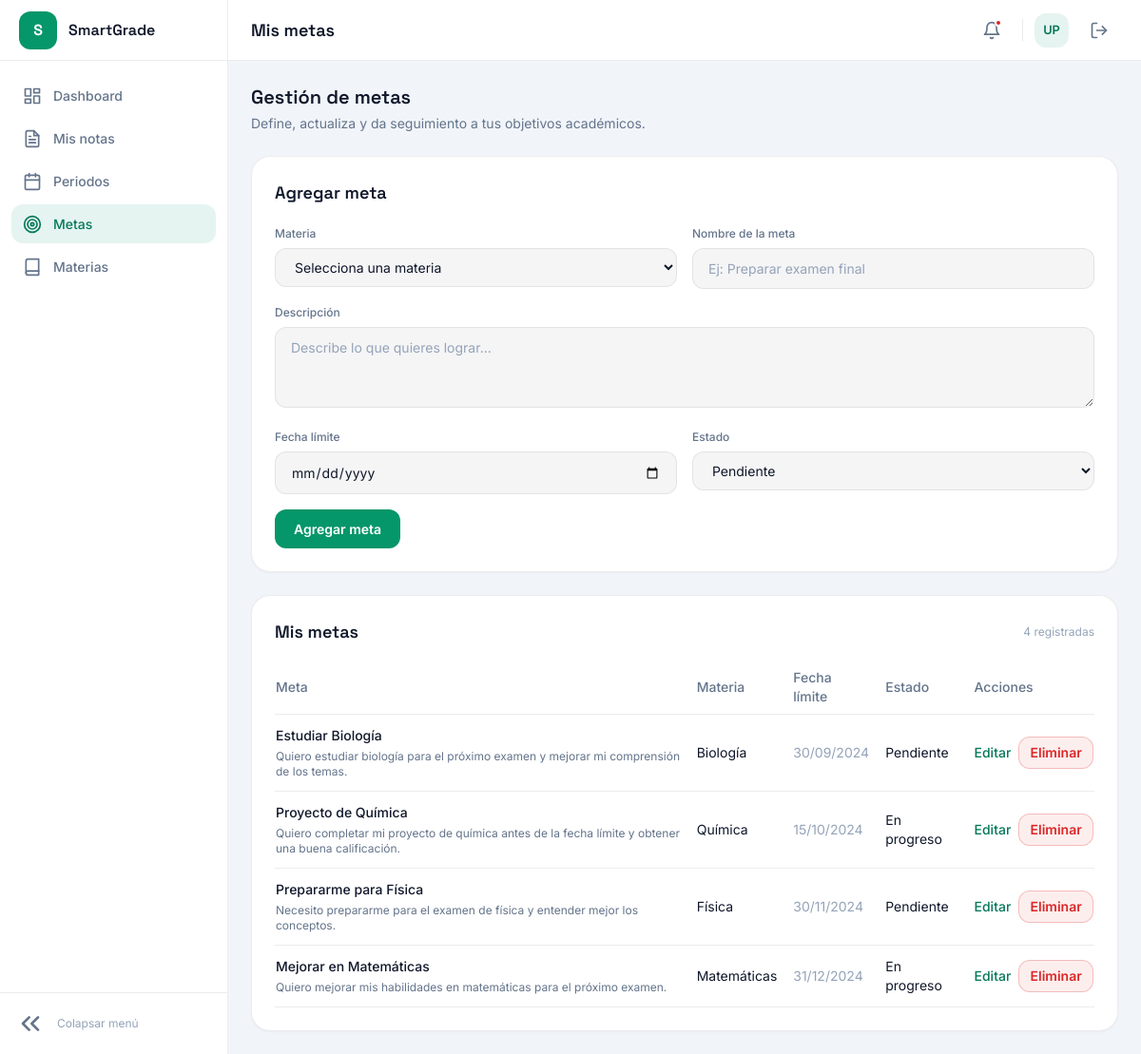
/views/goals/index.php (signed in), run on the app's committed database.
### tables this page shows
CREATE TABLE IF NOT EXISTS goals (
    id INT AUTO_INCREMENT PRIMARY KEY,
    user_id INT NOT NULL,
    subject_id INT NOT NULL,
    name VARCHAR(100) NOT NULL,
    description TEXT,
    target_date DATE,
    status ENUM(
        'pending',
        'in_progress',
        'completed'
    ) DEFAULT 'pending',
    created_at TIMESTAMP DEFAULT CURRENT_TIMESTAMP,
    updated_at TIMESTAMP DEFAULT CURRENT_TIMESTAMP ON UPDATE CURRENT_TIMESTAMP,
    FOREIGN KEY (user_id) REFERENCES users (id) ON DELETE CASCADE,
    FOREIGN KEY (subject_id) REFERENCES subjets (id) ON DELETE CASCADE
);

CREATE TABLE IF NOT EXISTS subjets (
    id INT AUTO_INCREMENT PRIMARY KEY,
    name VARCHAR(100) NOT NULL,
    user_id INT NOT NULL,
    teacher_name VARCHAR(100) NOT NULL,
    created_at TIMESTAMP DEFAULT CURRENT_TIMESTAMP,
    FOREIGN KEY (user_id) REFERENCES users (id) ON DELETE CASCADE
);

### logic/goals/read.php (called while the page is built, shortened)
<?php
if (!function_exists('getUserGoals')) {
    function getUserGoals(PDO $pdo, int $user_id): array
    {
        $stmt = $pdo->prepare(
            'SELECT
                g.id,
                g.subject_id,
                g.name,
                g.description,
                g.target_date,
                g.status,
                g.created_at,
                s.name AS subject_name
            FROM goals g
            INNER JOIN subjets s ON s.id = g.subject_id
            WHERE g.user_id = :user_id
              AND s.user_id = :user_id
            ORDER BY
                CASE WHEN g.target_date IS NULL THEN 1 ELSE 0 END,
                g.target_date ASC,
                g.created_at DESC'
        );
        $stmt->execute(['user_id' => $user_id]);
        return $stmt->fetchAll();
    }
}

### views/goals/index.php (the view, shortened to what this page needs)
<?php
require_once __DIR__ . '/../../logic/db.php';
require_once __DIR__ . '/../../logic/goals/read.php';
$user_id = (int) $_SESSION['user_id'];
$old = $_SESSION['goals_old'] ?? [
    'subject_id' => '',
    'name' => '',
    'description' => '',
    'target_date' => '',
    'status' => 'pending',
];
$goals = getUserGoals($pdo, $user_id);
$subjects = getUserGoalSubjects($pdo, $user_id);
$status_labels = [
    'pending' => 'Pendiente',
    'in_progress' => 'En progreso',
    'completed' => 'Completada',
];
?>
<!DOCTYPE html>
<html lang="es">
<head>
    <?php include __DIR__ . '/../header.php'; ?>
</head>
<body>
    <div class="app-shell">
        <?php include __DIR__ . '/../partials/sidebar.php'; ?>
        <div class="main-content">
            <?php include __DIR__ . '/../partials/topbar.php'; ?>
            <main class="p-6 space-y-6">
                <div>
                    <h2 class="font-display text-xl font-semibold text-heading">Gestión de metas</h2>
                    <p class="text-muted text-sm mt-1">Define, actualiza y da seguimiento a tus objetivos académicos.</p>
                </div>
                <?php if (empty($subjects)): ?>
                    <div class="alert alert-error">Registra al menos una materia antes de agregar una meta.</div>
                <?php else: ?>
                    <section class="card p-6">
                        <h3 class="font-display text-lg font-semibold text-heading mb-5">Agregar meta</h3>
                        <form action="../../logic/goals/create.php" method="POST" class="grid md:grid-cols-2 gap-4" novalidate>
                            <div>
                                <label for="subject_id" class="field-label">Materia</label>
                                <select id="subject_id" name="subject_id" required class="input">
                                    <option value="">Selecciona una materia</option>
                                </select>
                            </div>
                            <div>
                                <label for="name" class="field-label">Nombre de la meta</label>
                                <input type="text" id="name" name="name" maxlength="100" required placeholder="Ej: Preparar examen final" value="<?= htmlspecialchars($old['name'], ENT_QUOTES, 'UTF-8') ?>" class="input">
                            </div>
                            <div class="md:col-span-2">
                                <label for="description" class="field-label">Descripción</label>
                                <textarea id="description" name="description" rows="3" placeholder="Describe lo que quieres lograr..." class="input"><?= htmlspecialchars($old['description'], ENT_QUOTES, 'UTF-8') ?></textarea>
                            </div>
                            <div>
                                <label for="target_date" class="field-label">Fecha límite</label>
                                <input type="date" id="target_date" name="target_date" value="<?= htmlspecialchars($old['target_date'], ENT_QUOTES, 'UTF-8') ?>" class="input">
                            </div>
                            <div>
                                <label for="status" class="field-label">Estado</label>
                                <select id="status" name="status" class="input">
                                    <?php foreach ($status_labels as $status => $label): ?>
                                        <option value="<?= $status ?>" <?= $old['status'] === $status ? 'selected' : '' ?>><?= $label ?></option>
                                    <?php endforeach; ?>
                                </select>
                            </div>
                            <div class="md:col-span-2">
                                <button type="submit" class="btn btn-primary" style="width: auto;">Agregar meta</button>
                            </div>
                        </form>
                    </section>
                <?php endif; ?>
                <section class="card p-6">
                    <div class="flex items-center justify-between gap-3 flex-wrap mb-4">
                        <h3 class="font-display text-lg font-semibold text-heading">Mis metas</h3>
                        <span class="text-xs text-dim"><?= count($goals) ?> registradas</span>
                    </div>
                    <?php if (empty($goals)): ?>
                        <p class="text-sm text-muted">Aún no tienes metas registradas.</p>
                    <?php else: ?>
                        <div class="overflow-x-auto">
                            <table class="w-full text-sm">
                                <thead>
                                    <tr class="text-left text-muted border-b" style="border-color: var(--color-border);">
                                        <th class="py-2 pr-4 font-medium">Meta</th>
                                        <th class="py-2 pr-4 font-medium">Materia</th>
                                        <th class="py-2 pr-4 font-medium">Fecha límite</th>
                                        <th class="py-2 pr-4 font-medium">Estado</th>
                                        <th class="py-2 font-medium">Acciones</th>
                                    </tr>
                                </thead>
                                <tbody>
                                    <?php foreach ($goals as $goal): ?>
                                        <tr class="border-b" style="border-color: var(--color-border);">
                                            <td class="py-3 pr-4 text-heading">
                                                <div class="font-medium"><?= htmlspecialchars($goal['name'], ENT_QUOTES, 'UTF-8') ?></div>
                                                <?php if (!empty($goal['description'])): ?>
                                                    <div class="text-xs text-muted mt-1"><?= htmlspecialchars($goal['description'], ENT_QUOTES, 'UTF-8') ?></div>
                                                <?php endif; ?>
                                            </td>
                                            <td class="py-3 pr-4"><?= htmlspecialchars($goal['subject_name'], ENT_QUOTES, 'UTF-8') ?></td>
                                            <td class="py-3 pr-4 text-dim"><?= $goal['target_date'] ? htmlspecialchars(date('d/m/Y', strtotime($goal['target_date'])), ENT_QUOTES, 'UTF-8') : 'Sin fecha' ?></td>
                                            <td class="py-3 pr-4"><?= htmlspecialchars($status_labels[$goal['status']] ?? $goal['status'], ENT_QUOTES, 'UTF-8') ?></td>
                                            <td class="py-3">
                                                <div class="flex items-center gap-2">
                                                    <a href="edit.php?id=<?= (int) $goal['id'] ?>" class="text-sm link-accent">Editar</a>
                                                    <form action="../../logic/goals/delete.php" method="POST" onsubmit="return confirm('¿Seguro que deseas eliminar esta meta?');">
                                                        <button type="submit" class="btn btn-danger-ghost" style="padding: 0.35rem 0.7rem;">Eliminar</button>
                                                    </form>
                                                </div>
                                            </td>
                                        </tr>
                                    <?php endforeach; ?>
                                </tbody>
                            </table>
                        </div>
                    <?php endif; ?>
                </section>
            </main>
        </div>
    </div>
</body>
</html>

### views/css/styles.css (style rules this page uses)
:root { --color-bg: #f1f5f9; --color-surface: #ffffff; --color-surface-alt: #f8fafc; --color-border: rgba(15, 23, 42, 0.08); --color-border-focus: var(--color-primary); --color-text: #0f172a; --color-text-muted: #64748b; --color-text-dim: #94a3b8; --color-text-inverse: #ffffff; --color-primary: #059669; --color-primary-hover: #047857; --color-primary-soft: rgba(5, 150, 105, 0.1); --color-danger: #dc2626; --color-danger-border: rgba(220, 38, 38, 0.25); --color-danger-bg: rgba(220, 38, 38, 0.08); --color-success: #059669; --color-success-border: rgba(5, 150, 105, 0.25); --color-success-bg: rgba(5, 150, 105, 0.08); --color-overlay-soft: rgba(15, 23, 42, 0.04); --color-overlay-medium: rgba(15, 23, 42, 0.06); --font-body: "Inter", sans-serif; --font-display: "Space Grotesk", sans-serif; --radius-sm: 0.375rem; --radius-md: 0.5rem; --radius-lg: 0.75rem; --radius-xl: 1rem; --radius-2xl: 1.25rem; --input-padding-y: 0.625rem; --input-padding-x: 1rem; --transition-fast: 150ms ease; }
body { font-family: var(--font-body); background-color: var(--color-bg); color: var(--color-text); }
.font-display { font-family: var(--font-display); }
.card { background-color: var(--color-surface); border: 1px solid var(--color-border); border-radius: var(--radius-2xl); }
.field-label { display: block; font-size: 0.75rem; font-weight: 500; color: var(--color-text-muted); margin-bottom: 0.375rem; }
.input { width: 100%; background-color: var(--color-overlay-soft); border: 1px solid var(--color-border); border-radius: var(--radius-lg); padding: var(--input-padding-y) var(--input-padding-x); font-size: 0.875rem; color: var(--color-text); transition: border-color var(--transition-fast), box-shadow var(--transition-fast); }
.input::placeholder { color: var(--color-text-dim); }
.btn { display: inline-flex; align-items: center; justify-content: center; font-weight: 600; font-size: 0.875rem; border-radius: var(--radius-lg); padding: var(--input-padding-y) 1.25rem; transition: background-color var(--transition-fast), transform var(--transition-fast); cursor: pointer; border: none; }
.btn-primary { background-color: var(--color-primary); color: var(--color-text-inverse); width: 100%; }
.btn-danger-ghost { background-color: var(--color-danger-bg); border: 1px solid var(--color-danger-border); color: var(--color-danger); }
.link-accent { color: var(--color-primary-hover); font-weight: 500; }
.text-muted { color: var(--color-text-muted); }
.text-dim { color: var(--color-text-dim); }
:root { --sidebar-width-expanded: 15rem; --sidebar-width-collapsed: 4.5rem; --topbar-height: 4rem; }
.app-shell { display: flex; min-height: 100vh; background-color: var(--color-bg); }
.main-content { flex: 1; display: flex; flex-direction: column; min-width: 0; }
.text-heading { color: var(--color-text); }
.card, .widget-card { box-shadow: 0 1px 2px rgba(15, 23, 42, 0.04); }

### data on the page
goals: name "Estudiar Biología", description "Quiero estudiar biología para el próximo examen y mejorar mi comprensión de los temas.", subject.name "Biología", target_date "30/09/2024", status "Pendiente"
goals: name "Proyecto de Química", description "Quiero completar mi proyecto de química antes de la fecha límite y obtener una buena calificación.", subject.name "Química", target_date "15/10/2024", status "En progreso"
goals: name "Prepararme para Física", description "Necesito prepararme para el examen de física y entender mejor los conceptos.", subject.name "Física", target_date "30/11/2024", status "Pendiente"
goals: name "Mejorar en Matemáticas", description "Quiero mejorar mis habilidades en matemáticas para el próximo examen.", subject.name "Matemáticas", target_date "31/12/2024", status "En progreso"

### other printed values
$page_title "Mis metas"
$initials "UP"
count($goals) "4"
form field status "Pendiente"
